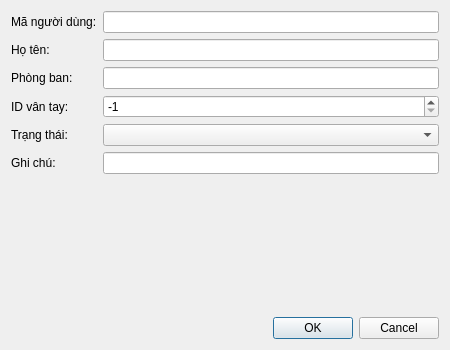
<?xml version="1.0" encoding="UTF-8"?>
<ui version="4.0">
 <class>UserDialog</class>
 <widget class="QDialog" name="UserDialog">
  <property name="geometry">
   <rect>
    <x>0</x>
    <y>0</y>
    <width>450</width>
    <height>350</height>
   </rect>
  </property>
  <property name="windowTitle">
   <string>Thông tin người dùng</string>
  </property>

  <layout class="QVBoxLayout" name="mainLayout">

   <item>
    <layout class="QFormLayout" name="formLayout">

     <item row="0" column="0">
      <widget class="QLabel" name="labelUserCode">
       <property name="text">
        <string>Mã người dùng:</string>
       </property>
      </widget>
     </item>

     <item row="0" column="1">
      <widget class="QLineEdit" name="txtUserCode"/>
     </item>


     <item row="1" column="0">
      <widget class="QLabel" name="labelUserName">
       <property name="text">
        <string>Họ tên:</string>
       </property>
      </widget>
     </item>

     <item row="1" column="1">
      <widget class="QLineEdit" name="txtUserName"/>
     </item>


     <item row="2" column="0">
      <widget class="QLabel" name="labelDepartment">
       <property name="text">
        <string>Phòng ban:</string>
       </property>
      </widget>
     </item>

     <item row="2" column="1">
      <widget class="QLineEdit" name="txtDepartment"/>
     </item>


     <item row="3" column="0">
      <widget class="QLabel" name="labelFingerprint">
       <property name="text">
        <string>ID vân tay:</string>
       </property>
      </widget>
     </item>

     <item row="3" column="1">
      <widget class="QSpinBox" name="spinFingerprint">
       <property name="minimum">
        <number>-1</number>
       </property>
       <property name="maximum">
        <number>10000</number>
       </property>
       <property name="value">
        <number>-1</number>
       </property>
      </widget>
     </item>


     <item row="4" column="0">
      <widget class="QLabel" name="labelStatus">
       <property name="text">
        <string>Trạng thái:</string>
       </property>
      </widget>
     </item>

     <item row="4" column="1">
      <widget class="QComboBox" name="cmbStatus"/>
     </item>


     <item row="5" column="0">
      <widget class="QLabel" name="labelNote">
       <property name="text">
        <string>Ghi chú:</string>
       </property>
      </widget>
     </item>

     <item row="5" column="1">
      <widget class="QLineEdit" name="txtNote"/>
     </item>

    </layout>
   </item>


   <item>
    <spacer name="verticalSpacer">
     <property name="orientation">
      <enum>Qt::Vertical</enum>
     </property>
     <property name="sizeType">
      <enum>QSizePolicy::Expanding</enum>
     </property>
    </spacer>
   </item>


   <item>
    <layout class="QHBoxLayout" name="buttonLayout">

     <item>
      <spacer name="horizontalSpacer">
       <property name="orientation">
        <enum>Qt::Horizontal</enum>
       </property>
       <property name="sizeType">
        <enum>QSizePolicy::Expanding</enum>
       </property>
      </spacer>
     </item>

     <item>
      <widget class="QDialogButtonBox" name="buttonBox">
       <property name="standardButtons">
        <set>QDialogButtonBox::Cancel|QDialogButtonBox::Ok</set>
       </property>
      </widget>
     </item>

    </layout>
   </item>

  </layout>
 </widget>

 <resources/>
 <connections>

  <connection>
   <sender>buttonBox</sender>
   <signal>accepted()</signal>
   <receiver>UserDialog</receiver>
   <slot>accept()</slot>
  </connection>

  <connection>
   <sender>buttonBox</sender>
   <signal>rejected()</signal>
   <receiver>UserDialog</receiver>
   <slot>reject()</slot>
  </connection>

 </connections>
</ui>
